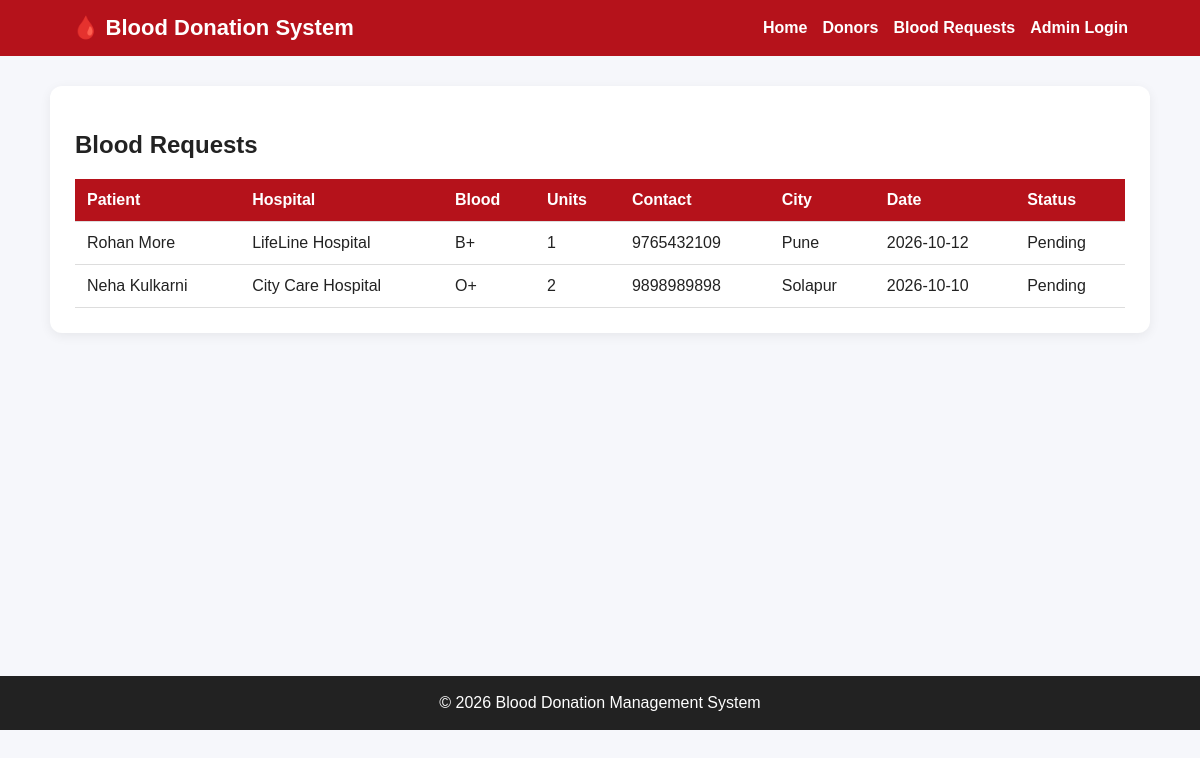
Screenshot of /requests.php with the database file from the repository.
### tables this page shows
CREATE TABLE IF NOT EXISTS blood_requests (
    id INT AUTO_INCREMENT PRIMARY KEY,
    patient_name VARCHAR(100) NOT NULL,
    hospital VARCHAR(150) NOT NULL,
    blood_group VARCHAR(5) NOT NULL,
    units INT NOT NULL,
    contact VARCHAR(20) NOT NULL,
    city VARCHAR(100),
    required_date DATE,
    status ENUM('Pending','Fulfilled','Cancelled') DEFAULT 'Pending',
    created_at TIMESTAMP DEFAULT CURRENT_TIMESTAMP
);

### requests.php (the view)
<?php
require "config/db.php";
$q=$conn->query("SELECT * FROM blood_requests ORDER BY id DESC");
include "includes/header.php";
?>
<div class="table-box"><h2>Blood Requests</h2>
<table><tr><th>Patient</th><th>Hospital</th><th>Blood</th><th>Units</th><th>Contact</th><th>City</th><th>Date</th><th>Status</th></tr>
<?php while($r=$q->fetch_assoc()): ?>
<tr><td><?php echo htmlspecialchars($r['patient_name']); ?></td><td><?php echo htmlspecialchars($r['hospital']); ?></td><td><?php echo $r['blood_group']; ?></td><td><?php echo $r['units']; ?></td><td><?php echo htmlspecialchars($r['contact']); ?></td><td><?php echo htmlspecialchars($r['city']); ?></td><td><?php echo $r['required_date']; ?></td><td><?php echo $r['status']; ?></td></tr>
<?php endwhile; ?>
</table></div>
<?php include "includes/footer.php"; ?>

### assets/style.css (style rules this page uses)
* { box-sizing:border-box }
body { margin:0;font-family:Arial,Helvetica,sans-serif;background:#f6f7fb;color:#222 }
.form-box,.table-box { background:#fff;padding:25px;border-radius:12px;box-shadow:0 3px 12px #0001;margin-bottom:25px }
table { width:100%;border-collapse:collapse }
th,td { padding:12px;border-bottom:1px solid #ddd;text-align:left }
th { background:#b5121b;color:#fff }

### rows the page displays
blood_requests: patient_name "Rohan More", hospital "LifeLine Hospital", blood_group "B+", units "1", contact "9765432109", city "Pune", required_date "2026-10-12", status "Pending"
blood_requests: patient_name "Neha Kulkarni", hospital "City Care Hospital", blood_group "O+", units "2", contact "9898989898", city "Solapur", required_date "2026-10-10", status "Pending"
